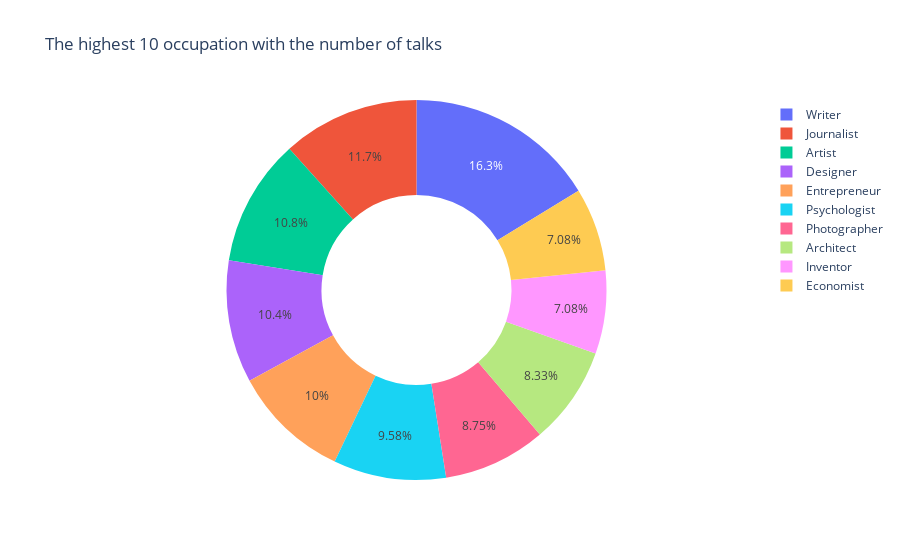

This figure's notebook cell:
### Code cell
fig.show()

### Figure 1 — Plotly figure (JSON) as saved in the notebook; plotly's stock layout.template omitted (floating-point values rounded to 4 significant figures)
{"data": [{"domain": {"x": [0, 1], "y": [0, 1]}, "hole": 0.5, "hovertemplate": "the occupation =%{label}<br>number of talks =%{value}<extra></extra>", "labels": ["Writer", "Journalist", "Artist", "Designer", "Entrepreneur", "Psychologist", "Photographer", "Architect", "Inventor", "Economist"], "legendgroup": "", "name": "", "showlegend": true, "type": "pie", "values": [39, 28, 26, 25, 24, 23, 21, 20, 17, 17]}], "layout": {"legend": {"tracegroupgap": 0}, "title": {"text": "The highest 10 occupation with the number of talks"}}}
